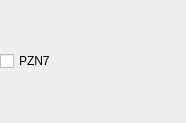
<?xml version="1.0" encoding="UTF-8"?>
<ui version="4.0">
 <class>grpPZN</class>
 <widget class="QWidget" name="grpPZN">
  <property name="geometry">
   <rect>
    <x>0</x>
    <y>0</y>
    <width>186</width>
    <height>123</height>
   </rect>
  </property>
  <property name="maximumSize">
   <size>
    <width>600</width>
    <height>16777215</height>
   </size>
  </property>
  <property name="windowTitle">
   <string>Form</string>
  </property>
  <layout class="QVBoxLayout" name="vLayoutPZN">
   <property name="contentMargins">
    <number>0</number>
   </property>
   <property name="leftMargin">
    <number>0</number>
   </property>
   <property name="topMargin">
    <number>0</number>
   </property>
   <property name="rightMargin">
    <number>0</number>
   </property>
   <property name="bottomMargin">
    <number>0</number>
   </property>
   <item>
    <widget class="QCheckBox" name="chkPZN7">
     <property name="text">
      <string>PZN7</string>
     </property>
     <property name="checked">
      <bool>false</bool>
     </property>
     <property name="toolTip">
      <string>Encode 6-digit PZN7 instead of default 7-digit PZN8</string>
     </property>
    </widget>
   </item>
  </layout>
 </widget>
 <resources/>
 <connections/>
</ui>
